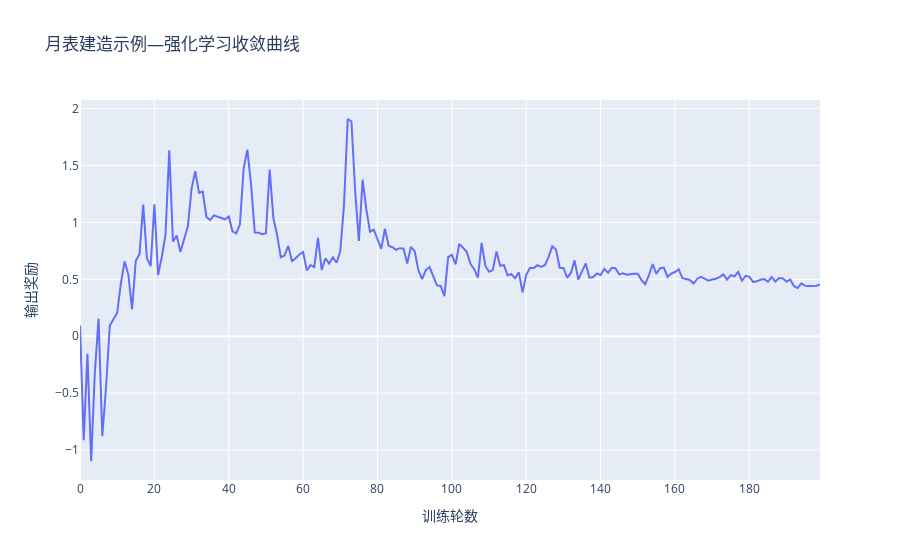

Notebook code cell kept with this figure:
### Code cell
import plotly.graph_objects as go
import pandas as pd

reward_list1=[r.detach() for r in reward_list]
reward=pd.Series(reward_list1)
fig=go.Figure()
fig.add_trace(go.Scatter(x=list(range(len(reward))),y=reward,name='origin')) 
fig.update_layout(xaxis_title='训练轮数',yaxis_title='输出奖励',title="月表建造示例—强化学习收敛曲线")
fig

### Figure 1 — Plotly figure (JSON) as saved in the notebook; plotly's stock layout.template omitted (floating-point values rounded to 4 significant figures; data arrays with more than 128 entries replaced by an {"elided": "..."} marker saying what was removed)
{"data": [{"name": "origin", "type": "scatter", "x": {"elided": "200 int values"}, "y": {"elided": "200 float values"}}], "layout": {"title": {"text": "月表建造示例—强化学习收敛曲线"}, "xaxis": {"title": {"text": "训练轮数"}}, "yaxis": {"title": {"text": "输出奖励"}}}}
